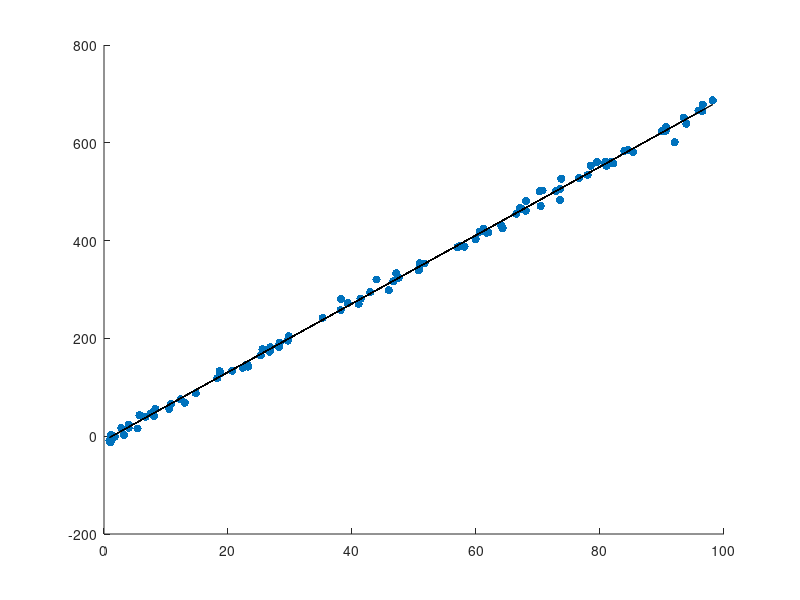

This figure's MATLAB source: (Note: this script raises an error after producing the figure.)
% Nombre de points de données
N = 100;

X = unifrnd(0, 100, [1, N]);

w0 = randi([-10, 10]);
w1 = randi([-10, 10]);

% Création de y = w0 * x + w1 + un bruit gaussien ou normal (hypothèse de la régression linéaire)
Y = w0 * X + w1 + normrnd(0, 10, [1, N]);

% Tracer les données pour voir si elles semblent linéaires
scatter(X, Y, 'filled', 'r');
hold on;
plot(X, w0 * X + w1, 'k');
hold off;

%% SSR
yt = X * w0;  
SSR = sum((yt - Y).^2);
disp("Erreur SSR : "+SSR);

%% MSE 
MSE = SSR / length(Y);
disp("Erreur MSE : "+MSE);

%% gradient
Y_pred = w0 * X + w1;
dL_dw0 = (-2/N) * sum(X .* (Y - Y_pred));
dL_dw1 = (-2/N) * sum(Y - Y_pred);    
grad = [dL_dw0; dL_dw1];
disp("gradient : "+grad);

%% descente gradient

% Paramètres d'initialisation :

mu = 0.000001; % Taux d'apprentissage
n_iter = 1000; % Nombre d'itérations
history = zeros(n_iter, 4); % Vleurs des paramètres et de la perte

for i = 1:n_iter
    Y_pred = w0 * X + w1;

    % Calcul des gradients
    dL_dw0 = (-2/N) * sum(X .* (Y - Y_pred));
    dL_dw1 = (-2/N) * sum(Y - Y_pred);

    w0 = w0 - mu * dL_dw0;
    w1 = w1 - mu * dL_dw1;

    MSE = sum((Y_pred - Y).^2) / N;

    history(i, :) = [i, w0, w1, MSE];

    if mod(i, 100) == 0
        disp("Itération : "+ i);
        disp("MSE : "+ MSE);
        disp("Gradient : " + [dL_dw0, dL_dw1]);
    end
end

%% descente gradient avec critère d'arret epsilon

% Paramètres d'initialisation : 

mu = 0.00001; % Taux d'apprentissage
epsilon = 0.00001; % Critère d'arrêt
history2 = []; % Valeurs des paramètres et de la perte
prev_MSE = inf; % Initialisation de MSE précédent
iteration = 0;


while true
    Y_pred = w0 * X + w1;

    % Calcul des gradients
    dL_dw0 = (-2/N) * sum(X .* (Y - Y_pred));
    dL_dw1 = (-2/N) * sum(Y - Y_pred);

    w0 = w0 - mu * dL_dw0;
    w1 = w1 - mu * dL_dw1;

    MSE = sum((Y_pred - Y).^2) / N;

    history2 = [history2; iteration, w0, w1, MSE];

    if mod(iteration, 100) == 0
        disp("Itération : "+ iteration);
        disp("MSE : "+ MSE);
        disp("Gradient : " + [dL_dw0, dL_dw1]);
    end

    % Vérification du critère d'arrêt
    if abs(prev_MSE - MSE) < epsilon
        break;
    end
    
    prev_MSE = MSE;
    iteration = iteration + 1;
end

%% Tracer l'évolution de la MSE au fil des itérations
figure;
plot(history(:, 1), history(:, 4), '-b', 'LineWidth', 2); 
xlabel('Nombre d itérations');
ylabel('MSE');
title('Évolution de la Loss (MSE) en fonction du nombre d itérations');
grid on;


%% Tracer l'évolution de la MSE au fil des itérations avec critère d'arrêt
figure;
plot(history2(:, 1), history2(:, 4), '-r', 'LineWidth', 2);
xlabel('Nombre d iterations');
ylabel('MSE');
title('Évolution de la Loss (MSE) en fonction du nombre d iterations (avec critère d arret)');
grid on;



%% Comparaison des différents taux d'apprentissage et mesure du temps

mu_values = [0.1, 0.01, 0.001, 0.0001];
colors = ['b', 'r', 'g', 'm'];
temps_exec = zeros(1, length(mu_values));
figure;
hold on;
for j = 1:length(mu_values)
    w0_temp = randi([-10, 10]);
    w1_temp = randi([-10, 10]);
    history_temp = zeros(1000, 4);
    
    tic;
    for i = 1:1000
        Y_pred = w0_temp * X + w1_temp;
        dL_dw0 = (-2/N) * sum(X .* (Y - Y_pred));
        dL_dw1 = (-2/N) * sum(Y - Y_pred);
        w0_temp = w0_temp - mu_values(j) * dL_dw0;
        w1_temp = w1_temp - mu_values(j) * dL_dw1;
        MSE = sum((Y_pred - Y).^2) / N;
        history_temp(i, :) = [i, w0_temp, w1_temp, MSE];
    end
    temps_exec(j) = toc;
    
    plot(history_temp(:,1), history_temp(:,4), 'Color', colors(j), 'LineWidth', 2);
end
hold off;
xlabel('Nombre d iterations');
ylabel('MSE');
legend('mu = 0.1', 'mu = 0.01', 'mu = 0.001', 'mu = 0.0001');
title('Impact du taux d apprentissage sur la descente de gradient');
grid on;

% Tracer le temps d’exécution en fonction de µ
figure;
plot(mu_values, temps_exec, 'LineWidth',2); 
xlabel('Taux d''apprentissage (\mu)');
ylabel('Temps d''exécution (s)');
title('Impact du taux d''apprentissage sur le temps d''exécution');
grid on;


%% compraison des différents critères d'arret et mesure du temps d'execution

epsilon_values = [0.1, 0.01, 0.001, 0.0001];
colors = ['b', 'r', 'g', 'm'];
temps_exec = zeros(1, length(epsilon_values));
figure;
hold on;
for j = 1:length(epsilon_values)
    w0_temp = randi([-10, 10]);
    w1_temp = randi([-10, 10]);
    history_temp = [];
    prev_MSE = inf;
    iteration = 0;
    tic;
    while true
        Y_pred = w0_temp * X + w1_temp;
        dL_dw0 = (-2/N) * sum(X .* (Y - Y_pred));
        dL_dw1 = (-2/N) * sum(Y - Y_pred);
        w0_temp = w0_temp - mu * dL_dw0;
        w1_temp = w1_temp - mu * dL_dw1;
        MSE = sum((Y_pred - Y).^2) / N;
        history_temp = [history_temp; iteration, MSE];
        
        if abs(prev_MSE - MSE) < epsilon_values(j)
            break;
        end
        prev_MSE = MSE;
        iteration = iteration + 1;
    end
    temps_exec(j) = toc;

    plot(history_temp(:,1), history_temp(:,2), 'Color', colors(j), 'LineWidth', 2);
end
hold off;
xlabel('Nombre d itérations');
ylabel('MSE');
legend('epsilon = 0.1', 'epsilon = 0.01', 'epsilon = 0.001', 'epsilon = 0.0001');
title('Impact du critère d arret epsilon');
grid on;

% Tracer le temps d'exécution en fonction de epsion
figure;
plot(epsilon_values, temps_exec, 'LineWidth',2); 
xlabel('Critere d arret epsilon');
ylabel('Temps d exécution (s)');
title('Impact du critère d arret epsilon sur le temps d exécution');
grid on;

%% Stochastic gradient descent

w0_sgd = randi([-10, 10]);
w1_sgd = randi([-10, 10]);
mu = 0.0001;
n_iterations = 1000;

history_sgd = zeros(n_iterations, 1);

tic;
for i = 1:n_iterations

    idx = randi(N);
    x_i = X(idx);
    y_i = Y(idx);
    
    y_pred = w0_sgd * x_i + w1_sgd;
    
    dL_dw0 = -2 * x_i * (y_i - y_pred);
    dL_dw1 = -2 * (y_i - y_pred);
    
    w0_sgd = w0_sgd - mu * dL_dw0;
    w1_sgd = w1_sgd - mu * dL_dw1;
    
    Y_pred_all = w0_sgd * X + w1_sgd;
    MSE_sgd = sum((Y_pred_all - Y).^2) / N;
    
    history_sgd(i) = MSE_sgd;
    
    if mod(i, 100) == 0
        disp("Itération SGD : " + i + " | MSE : " + MSE_sgd);
    end
end
execution_time_sgd = toc;

disp("Temps d'exécution de SGD : " + execution_time_sgd + " secondes");

% Tracer l'évolution de la loss pour batch vs stochastic
figure;
semilogy(1:1000, history, 'b-', 'LineWidth', 2);
hold on;
semilogy(1:1000, history_sgd, 'r-', 'LineWidth', 2);
xlabel('Nombre d itérations');
ylabel('Erreur MSE');
title('Comparaison : descente de gradient classique vs stochastique');
legend show;
grid on;
hold off;


w0_mbgd = randi([-10, 10]);
w1_mbgd = randi([-10, 10]);
mu = 0.0001; 
n_iterations = 1000; 
batchSize = 10; 

history_mbgd = zeros(n_iterations, 1);

tic;
for i = 1:n_iterations
    indices = randperm(N, batchSize);
    X_batch = X(indices);
    Y_batch = Y(indices);
    
    Y_pred = w0_mbgd * X_batch + w1_mbgd;
    
    dL_dw0 = (-2/batchSize) * sum(X_batch .* (Y_batch - Y_pred));
    dL_dw1 = (-2/batchSize) * sum(Y_batch - Y_pred);
    
    w0_mbgd = w0_mbgd - mu * dL_dw0;
    w1_mbgd = w1_mbgd - mu * dL_dw1;
    
    Y_pred_all = w0_mbgd * X + w1_mbgd;
    MSE_mbgd = sum((Y_pred_all - Y).^2) / N;
    
    history_mbgd(i) = MSE_mbgd;
    
    if mod(i, 100) == 0
        disp("Itération Mini-Batch : " + i + " | MSE : " + MSE_mbgd);
    end
end
execution_time_mbgd = toc;

disp("Temps d'exécution de Mini-Batch GD : " + execution_time_mbgd + " secondes");

% Tracer l'évolution de la loss pour mini-batch vs batch vs stochastic

figure;
semilogy(1:1000, history, 'b-', 'LineWidth', 2, 'DisplayName', 'Batch GD');
hold on;
semilogy(1:1000, history_sgd, 'r--', 'LineWidth', 2, 'DisplayName', 'Stochastic GD');
semilogy(1:1000, history_mbgd, 'g-.', 'LineWidth', 2, 'DisplayName', 'Mini-Batch GD');
hold off;
legend show;
grid on;
xlabel('Nombre d''itérations');
ylabel('Erreur MSE (échelle log)');
title('Comparaison en échelle logarithmique');



